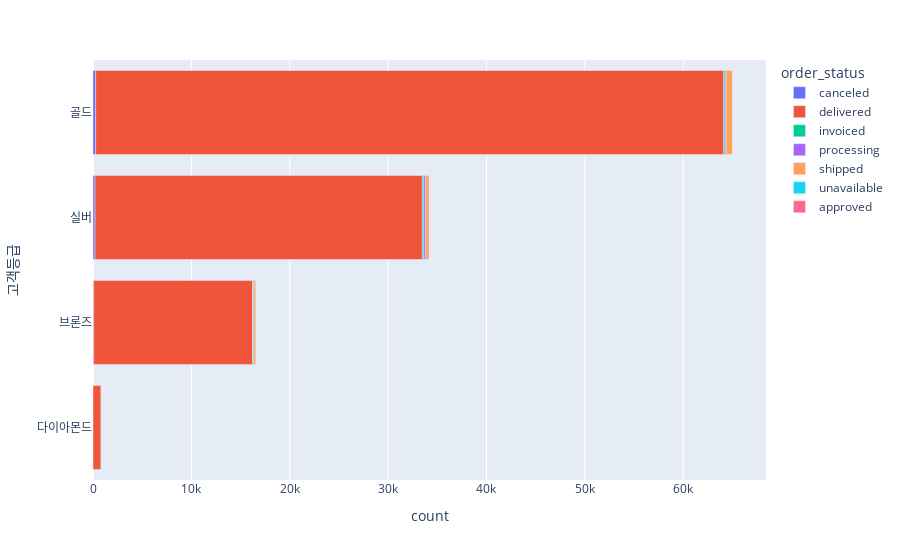

The code cell stored with this chart in its notebook:
### Code cell
# 고객등급별 order_status 분포
df1 = data.groupby(['고객등급','order_status'])['order_id'].count().reset_index()
df1.rename(columns = {'order_id' : 'count'}, inplace = True)
fig = px.bar(df1, x = 'count', y = '고객등급', color = 'order_status')
fig.update_layout(yaxis = {'categoryorder' : 'total ascending'})
fig.show()

### Figure 1 — Plotly figure (JSON) as saved in the notebook; plotly's stock layout.template omitted (floating-point values rounded to 4 significant figures)
{"data": [{"alignmentgroup": "True", "hovertemplate": "order_status=canceled<br>count=%{x}<br>고객등급=%{y}<extra></extra>", "legendgroup": "canceled", "marker": {"color": "#636efa", "pattern": {"shape": ""}}, "name": "canceled", "offsetgroup": "canceled", "orientation": "h", "showlegend": true, "textposition": "auto", "type": "bar", "x": [270, 2, 73, 210], "xaxis": "x", "y": ["골드", "다이아몬드", "브론즈", "실버"], "yaxis": "y"}, {"alignmentgroup": "True", "hovertemplate": "order_status=delivered<br>count=%{x}<br>고객등급=%{y}<extra></extra>", "legendgroup": "delivered", "marker": {"color": "#EF553B", "pattern": {"shape": ""}}, "name": "delivered", "offsetgroup": "delivered", "orientation": "h", "showlegend": true, "textposition": "auto", "type": "bar", "x": [63842, 823, 16148, 33268], "xaxis": "x", "y": ["골드", "다이아몬드", "브론즈", "실버"], "yaxis": "y"}, {"alignmentgroup": "True", "hovertemplate": "order_status=invoiced<br>count=%{x}<br>고객등급=%{y}<extra></extra>", "legendgroup": "invoiced", "marker": {"color": "#00cc96", "pattern": {"shape": ""}}, "name": "invoiced", "offsetgroup": "invoiced", "orientation": "h", "showlegend": true, "textposition": "auto", "type": "bar", "x": [143, 71, 150], "xaxis": "x", "y": ["골드", "브론즈", "실버"], "yaxis": "y"}, {"alignmentgroup": "True", "hovertemplate": "order_status=processing<br>count=%{x}<br>고객등급=%{y}<extra></extra>", "legendgroup": "processing", "marker": {"color": "#ab63fa", "pattern": {"shape": ""}}, "name": "processing", "offsetgroup": "processing", "orientation": "h", "showlegend": true, "textposition": "auto", "type": "bar", "x": [103, 72, 187], "xaxis": "x", "y": ["골드", "브론즈", "실버"], "yaxis": "y"}, {"alignmentgroup": "True", "hovertemplate": "order_status=shipped<br>count=%{x}<br>고객등급=%{y}<extra></extra>", "legendgroup": "shipped", "marker": {"color": "#FFA15A", "pattern": {"shape": ""}}, "name": "shipped", "offsetgroup": "shipped", "orientation": "h", "showlegend": true, "textposition": "auto", "type": "bar", "x": [635, 4, 210, 376], "xaxis": "x", "y": ["골드", "다이아몬드", "브론즈", "실버"], "yaxis": "y"}, {"alignmentgroup": "True", "hovertemplate": "order_status=unavailable<br>count=%{x}<br>고객등급=%{y}<extra></extra>", "legendgroup": "unavailable", "marker": {"color": "#19d3f3", "pattern": {"shape": ""}}, "name": "unavailable", "offsetgroup": "unavailable", "orientation": "h", "showlegend": true, "textposition": "auto", "type": "bar", "x": [1, 6], "xaxis": "x", "y": ["브론즈", "실버"], "yaxis": "y"}, {"alignmentgroup": "True", "hovertemplate": "order_status=approved<br>count=%{x}<br>고객등급=%{y}<extra></extra>", "legendgroup": "approved", "marker": {"color": "#FF6692", "pattern": {"shape": ""}}, "name": "approved", "offsetgroup": "approved", "orientation": "h", "showlegend": true, "textposition": "auto", "type": "bar", "x": [3], "xaxis": "x", "y": ["실버"], "yaxis": "y"}], "layout": {"barmode": "relative", "legend": {"title": {"text": "order_status"}, "tracegroupgap": 0}, "margin": {"t": 60}, "xaxis": {"anchor": "y", "domain": [0, 1], "title": {"text": "count"}}, "yaxis": {"anchor": "x", "categoryorder": "total ascending", "domain": [0, 1], "title": {"text": "고객등급"}}}}
